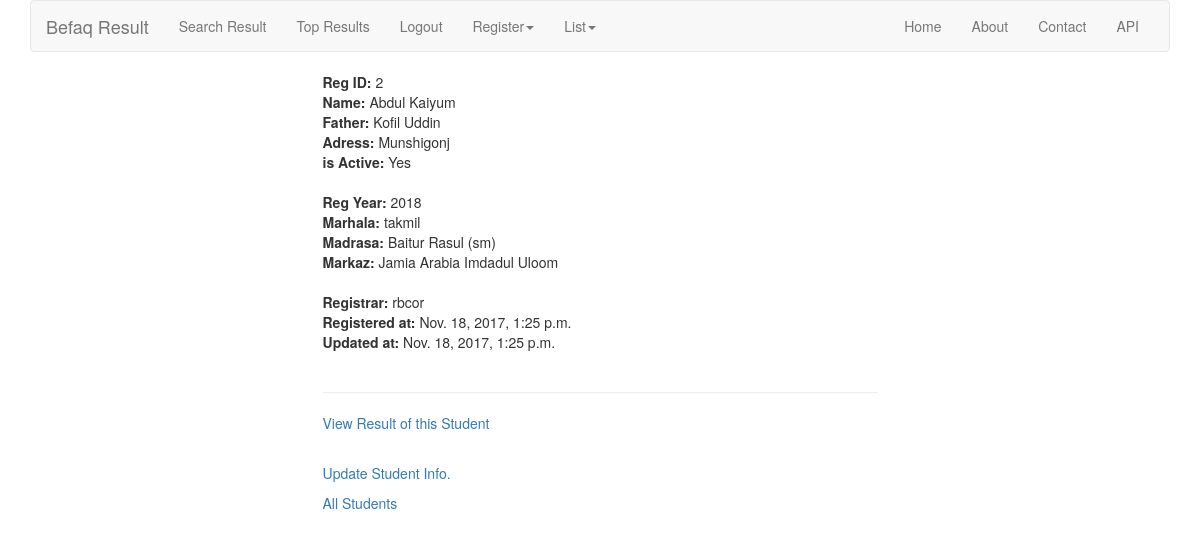
The page /student/2/ (signed in) on the database as committed earlier.
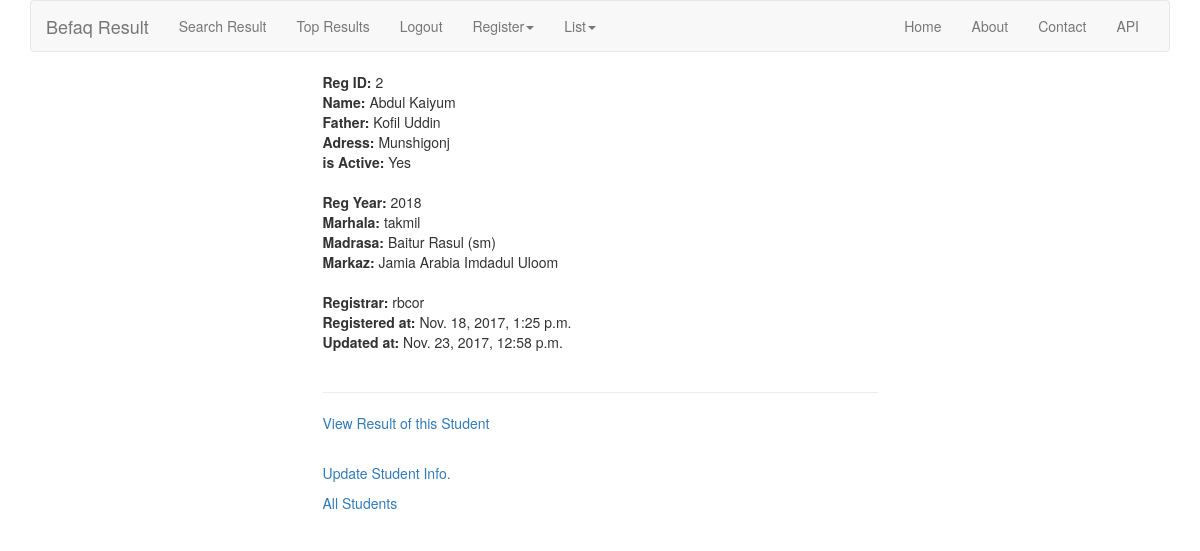
The same page on the database as committed later.
### student/models.py (models this page shows, shortened)
class Student(models.Model):
    name          = models.CharField(max_length=100)
    father        = models.CharField(max_length=100)
    address       = models.CharField(max_length=255,
                                     null=True,
                                     blank=True,
                                     help_text='permanent address of student')
    madrasa       = models.ForeignKey(Madrasa, on_delete=models.CASCADE, related_name='students')
    markaz        = models.CharField(max_length=127,
                                     blank=True,
                                     help_text="If the student's madrasa is the markaz then leave it blank'"
                                               " otherwise enter the markaz name")
    marhala       = models.CharField(max_length=10,
                                     choices=MARHALA)
    reg_year      = models.CharField(max_length=4,
                                     choices=REGISTRATION_YEARS,
                                     default='2018')
    registrar     = models.ForeignKey('auth.User', default=1)
    registered_at = models.DateTimeField(auto_now_add=True)
    updated_at    = models.DateTimeField(auto_now=True)
    is_active    = models.BooleanField(default=True, help_text='Active by Default')
    objects       = StudentManager()
    class Meta:
        ordering = ['-registered_at','-updated_at']

### madrasa/models.py (models this page shows, shortened)
class Madrasa(models.Model):
    name      = models.CharField(max_length=127, unique=True)
    address   = models.CharField(max_length=255, blank=True)
    is_markaz = models.BooleanField(default=False)
    def __str__(self):
        return self.name

### student/views.py (the view)
# urls.py: url(r'^(?P<pk>\d+)/$', StudentDetail.as_view(), name='student_detail'),
class StudentDetail(DetailView):
    model = Student
    template_name = 'student/student_detail.html'

### student/templates/student/student_detail.html
{% extends 'base.html' %}
{% block content %}
    <div class="row">
        <div class="col-md-6 col-md-offset-3">
            <div>
                <strong>Reg ID: </strong>{{ student.id }}<br>
                <strong>Name: </strong>{{ student.name }}<br>
                <strong>Father: </strong>{{ student.father }}<br>
                <strong>Adress: </strong>{{ student.address }}<br>
                <strong>is Active: </strong>{% if student.is_active %}Yes{% else %}No{% endif %}
            </div>
            <br/>
            <div>
                <strong>Reg Year: </strong>{{ student.reg_year }}<br>
                <strong>Marhala: </strong>{{ student.marhala }}<br>
                <strong>Madrasa: </strong>{{ student.madrasa }}<br>
                <strong>Markaz: </strong>{{ student.markaz }}<br/>
            </div>
            <br/>
            {% if request.user.is_authenticated %}
                <div>
                    <strong>Registrar: </strong>{{ student.registrar }}<br>
                    <strong>Registered at: </strong>{{ student.registered_at }}<br>
                    <strong>Updated at: </strong>{{ student.updated_at }}<br>
                </div><br/>
            {% endif %}
            <hr/>
            {% if student.result %}
                <p><a href="{% url 'result:result_detail' id=student.id %}">View Result of this Student</a></p><br/>
            {% endif %}
            {% if request.user.is_authenticated %}
                <p><a href="{% url 'student:student_update' pk=student.id %}">Update Student Info.</a></p>
                <p><a href="{% url 'student:student_list' %}">All Students</a></p>
            {% endif %}
        </div>
    </div>
{% endblock %}

Rows that differ between the two databases and show on the page:
changed Student "Abdul Kaiyum": updated_at "Nov. 18, 2017, 1:25 p.m." → "Nov. 23, 2017, 12:58 p.m."
